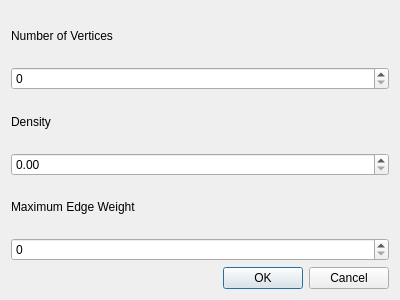
<?xml version="1.0" encoding="UTF-8"?>
<ui version="4.0">
 <class>RandomGenDialog</class>
 <widget class="QDialog" name="RandomGenDialog">
  <property name="geometry">
   <rect>
    <x>0</x>
    <y>0</y>
    <width>400</width>
    <height>300</height>
   </rect>
  </property>
  <property name="windowTitle">
   <string>Dialog</string>
  </property>
  <layout class="QVBoxLayout" name="verticalLayout">
   <item>
    <widget class="QLabel" name="label">
     <property name="text">
      <string>Number of Vertices</string>
     </property>
    </widget>
   </item>
   <item>
    <widget class="QSpinBox" name="numVerticesSpinBox">
     <property name="maximum">
      <number>100</number>
     </property>
     <property name="value">
      <number>0</number>
     </property>
    </widget>
   </item>
   <item>
    <widget class="QLabel" name="label_2">
     <property name="text">
      <string>Density</string>
     </property>
    </widget>
   </item>
   <item>
    <widget class="QDoubleSpinBox" name="densitySpinBox">
     <property name="maximum">
      <double>1.000000000000000</double>
     </property>
     <property name="singleStep">
      <double>0.100000000000000</double>
     </property>
     <property name="value">
      <double>0.000000000000000</double>
     </property>
    </widget>
   </item>
   <item>
    <widget class="QLabel" name="label_3">
     <property name="text">
      <string>Maximum Edge Weight</string>
     </property>
    </widget>
   </item>
   <item>
    <widget class="QSpinBox" name="maxEdgeWeightSpinBox">
     <property name="value">
      <number>0</number>
     </property>
    </widget>
   </item>
   <item>
    <widget class="QDialogButtonBox" name="buttonBox">
     <property name="orientation">
      <enum>Qt::Horizontal</enum>
     </property>
     <property name="standardButtons">
      <set>QDialogButtonBox::Cancel|QDialogButtonBox::Ok</set>
     </property>
    </widget>
   </item>
  </layout>
 </widget>
 <resources/>
 <connections>
  <connection>
   <sender>buttonBox</sender>
   <signal>accepted()</signal>
   <receiver>RandomGenDialog</receiver>
   <slot>accept()</slot>
   <hints>
    <hint type="sourcelabel">
     <x>248</x>
     <y>254</y>
    </hint>
    <hint type="destinationlabel">
     <x>157</x>
     <y>274</y>
    </hint>
   </hints>
  </connection>
  <connection>
   <sender>buttonBox</sender>
   <signal>rejected()</signal>
   <receiver>RandomGenDialog</receiver>
   <slot>reject()</slot>
   <hints>
    <hint type="sourcelabel">
     <x>316</x>
     <y>260</y>
    </hint>
    <hint type="destinationlabel">
     <x>286</x>
     <y>274</y>
    </hint>
   </hints>
  </connection>
 </connections>
</ui>
